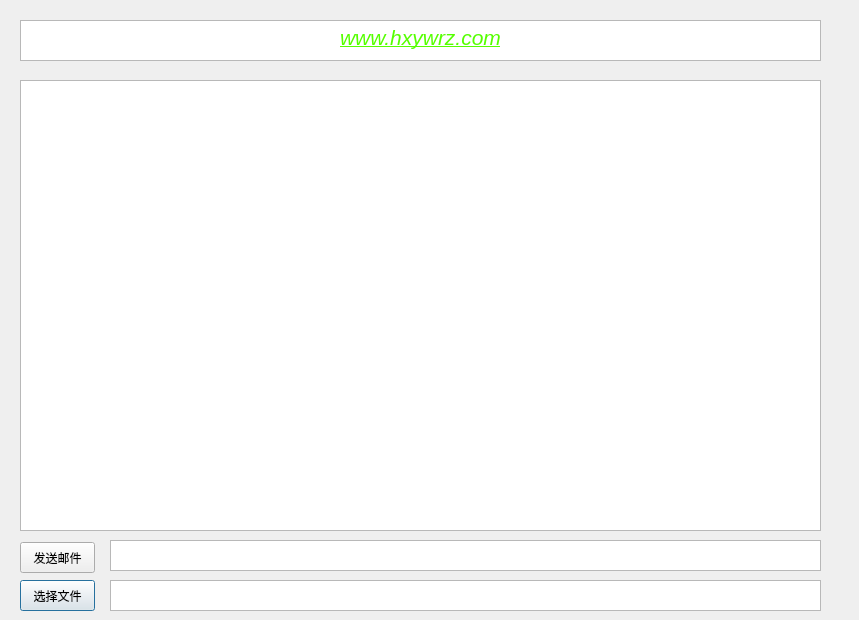
<?xml version="1.0" encoding="UTF-8"?>
<ui version="4.0">
 <class>SendMail</class>
 <widget class="QDialog" name="SendMail">
  <property name="geometry">
   <rect>
    <x>0</x>
    <y>0</y>
    <width>859</width>
    <height>620</height>
   </rect>
  </property>
  <property name="windowTitle">
   <string>Dialog</string>
  </property>
  <property name="styleSheet">
   <string notr="true">border-image: url(:/pics/bkd.png);</string>
  </property>
  <widget class="QTextEdit" name="textEdit">
   <property name="geometry">
    <rect>
     <x>20</x>
     <y>80</y>
     <width>801</width>
     <height>451</height>
    </rect>
   </property>
   <property name="styleSheet">
    <string notr="true">border-image: url(:/pics/空白3.jpg);</string>
   </property>
  </widget>
  <widget class="QPushButton" name="pushButton">
   <property name="geometry">
    <rect>
     <x>20</x>
     <y>580</y>
     <width>75</width>
     <height>31</height>
    </rect>
   </property>
   <property name="text">
    <string>选择文件</string>
   </property>
  </widget>
  <widget class="QTextBrowser" name="textBrowser">
   <property name="geometry">
    <rect>
     <x>110</x>
     <y>580</y>
     <width>711</width>
     <height>31</height>
    </rect>
   </property>
  </widget>
  <widget class="QPushButton" name="pushButton_2">
   <property name="geometry">
    <rect>
     <x>20</x>
     <y>542</y>
     <width>75</width>
     <height>31</height>
    </rect>
   </property>
   <property name="text">
    <string>发送邮件</string>
   </property>
  </widget>
  <widget class="QTextEdit" name="textEdit_2">
   <property name="geometry">
    <rect>
     <x>110</x>
     <y>540</y>
     <width>711</width>
     <height>31</height>
    </rect>
   </property>
  </widget>
  <widget class="QTextEdit" name="textEdit_3">
   <property name="geometry">
    <rect>
     <x>20</x>
     <y>20</y>
     <width>801</width>
     <height>41</height>
    </rect>
   </property>
   <property name="html">
    <string>&lt;!DOCTYPE HTML PUBLIC &quot;-//W3C//DTD HTML 4.0//EN&quot; &quot;http://www.w3.org/TR/REC-html40/strict.dtd&quot;&gt;
&lt;html&gt;&lt;head&gt;&lt;meta name=&quot;qrichtext&quot; content=&quot;1&quot; /&gt;&lt;style type=&quot;text/css&quot;&gt;
p, li { white-space: pre-wrap; }
&lt;/style&gt;&lt;/head&gt;&lt;body style=&quot; font-family:'SimSun'; font-size:11.25pt; font-weight:400; font-style:normal;&quot;&gt;
&lt;p align=&quot;center&quot; style=&quot; margin-top:0px; margin-bottom:0px; margin-left:0px; margin-right:0px; -qt-block-indent:0; text-indent:0px;&quot;&gt;&lt;span style=&quot; font-size:16pt; font-style:italic; text-decoration: underline; color:#55ff00;&quot;&gt;www.hxywrz.com&lt;/span&gt;&lt;/p&gt;&lt;/body&gt;&lt;/html&gt;</string>
   </property>
  </widget>
 </widget>
 <resources/>
 <connections/>
</ui>
